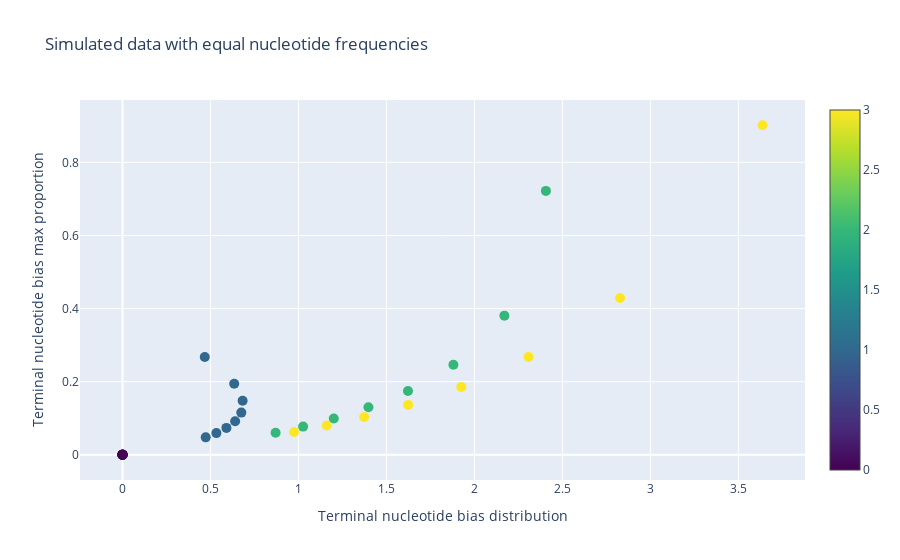

Notebook cell for this chart:
### Code cell
# plot scatter of the two metrics
fig = go.Figure()

fig.add_trace(go.Scatter(
    x=metrics['terminal_nucleotide_bias_KL_metric_5_prime'],
    y=metrics['terminal_nucleotide_bias_max_absolute_metric_5_prime'],
    mode='markers',
    name='Metrics',
    marker=dict(
        size=10,
        color=metrics['bias_degree'],
        colorscale='Viridis',
        showscale=True
    ),
    text=[f"{bias_degree}_{num_favored}" for bias_degree, num_favored in zip(metrics['bias_degree'], metrics['num_favored'])]
))

fig.update_layout(
    title='Simulated data with equal nucleotide frequencies',
    xaxis_title='Terminal nucleotide bias distribution',
    yaxis_title='Terminal nucleotide bias max proportion',
)

fig.show()

### Figure 1 — Plotly figure (JSON) as saved in the notebook; plotly's stock layout.template omitted (floating-point values rounded to 4 significant figures)
{"data": [{"marker": {"color": [0, 1, 2, 3, 0, 1, 2, 3, 0, 1, 2, 3, 0, 1, 2, 3, 0, 1, 2, 3, 0, 1, 2, 3, 0, 1, 2, 3, 0, 1, 2, 3], "colorscale": [[0, "#440154"], [0.1111, "#482878"], [0.2222, "#3e4989"], [0.3333, "#31688e"], [0.4444, "#26828e"], [0.5556, "#1f9e89"], [0.6667, "#35b779"], [0.7778, "#6ece58"], [0.8889, "#b5de2b"], [1, "#fde725"]], "showscale": true, "size": 10}, "mode": "markers", "name": "Metrics", "text": ["0.0_8", "1.0_8", "2.0_8", "3.0_8", "0.0_7", "1.0_7", "2.0_7", "3.0_7", "0.0_6", "1.0_6", "2.0_6", "3.0_6", "0.0_5", "1.0_5", "2.0_5", "3.0_5", "0.0_4", "1.0_4", "2.0_4", "3.0_4", "0.0_3", "1.0_3", "2.0_3", "3.0_3", "0.0_2", "1.0_2", "2.0_2", "3.0_2", "0.0_1", "1.0_1", "2.0_1", "3.0_1"], "type": "scatter", "x": [0, 0.4729, 0.87, 0.975, 0, 0.5336, 1.026, 1.161, 0, 0.5906, 1.201, 1.373, 0, 0.6401, 1.398, 1.623, 0, 0.6752, 1.622, 1.925, 0, 0.6826, 1.881, 2.308, 0, 0.6348, 2.17, 2.828, 0, 0.4675, 2.406, 3.637], "y": [0, 0.0476, 0.06025, 0.06219, 0, 0.05918, 0.07707, 0.0799, 0, 0.07349, 0.09923, 0.1035, 0, 0.09161, 0.1298, 0.1364, 0, 0.1153, 0.1745, 0.1857, 0, 0.1476, 0.2463, 0.2673, 0, 0.1943, 0.3807, 0.429, 0, 0.2675, 0.722, 0.9017]}], "layout": {"title": {"text": "Simulated data with equal nucleotide frequencies"}, "xaxis": {"title": {"text": "Terminal nucleotide bias distribution"}}, "yaxis": {"title": {"text": "Terminal nucleotide bias max proportion"}}}}
